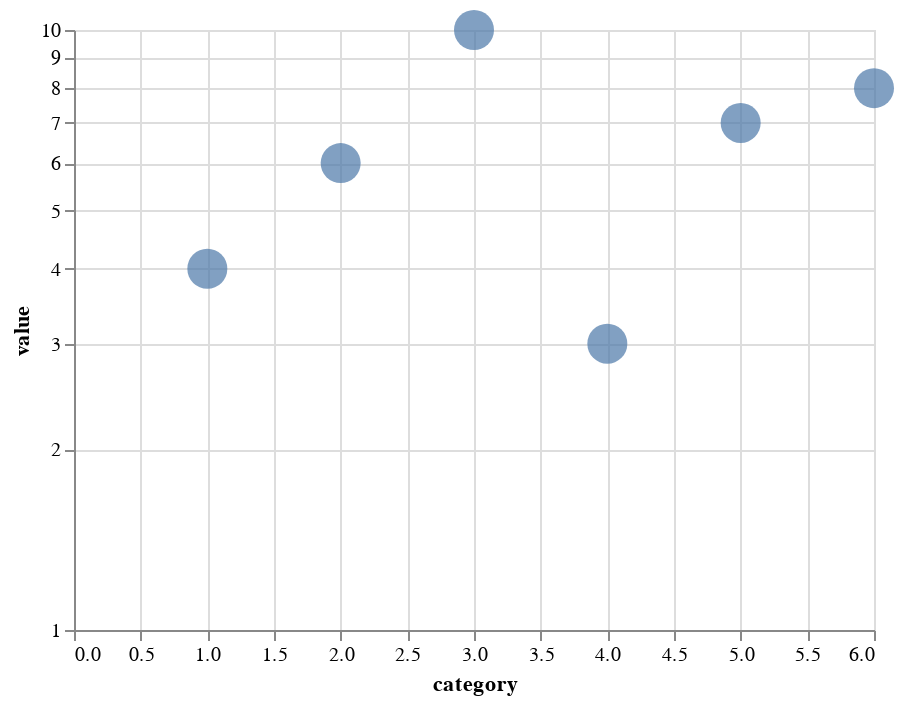

The cell this chart's notebook holds for it:
### Markdown cell above
In the example above, we change the scale to have `zero` set to `False`.  The `zero` scale setting determines whether to include the value zero in the plot.  Because `zero` is `False`, x axis now starts from 1.0 (the minimum of "category column") and y axis now starts from 3 (the minimum of "value" column).

## Scale: type

So far, we have being using linear scale. It is common in visualization to use log scale.  This can be done with the `type` scale setting.

### Code cell
log_scale = base.encode(
    x=alt.X("category"),
    y=alt.Y("value", scale=alt.Scale(type="log")))
log_scale

### Figure 1 — Vega-Lite specification as saved in the notebook (floating-point values rounded to 4 significant figures)
{"config": {"view": {"continuousWidth": 400, "continuousHeight": 300}}, "data": {"name": "data-7c36766bdbdd929d88ac2881c2000dcf"}, "mark": {"type": "point", "filled": true, "size": 400}, "encoding": {"x": {"field": "category", "type": "quantitative"}, "y": {"field": "value", "scale": {"type": "log"}, "type": "quantitative"}}, "$schema": "https://vega.github.io/schema/vega-lite/v4.17.0.json", "datasets": {"data-7c36766bdbdd929d88ac2881c2000dcf": [{"category": 1, "value": 4, "quality": "standard"}, {"category": 2, "value": 6, "quality": "good"}, {"category": 3, "value": 10, "quality": "excellent"}, {"category": 4, "value": 3, "quality": "standard"}, {"category": 5, "value": 7, "quality": "good"}, {"category": 6, "value": 8, "quality": "excellent"}]}}
